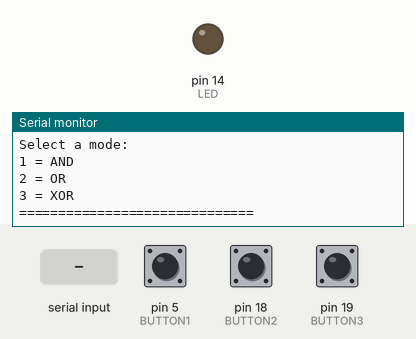
The sketch below on a simulated Arduino Uno, built with avr-gcc and run on an emulated ATmega328P. On the bench: output pins drawn as LEDs (lit = HIGH), the last lines printed to the serial monitor. Inputs (shaded band) come from the test bench; at power-on: pin 5 (BUTTON1) HIGH, pin 18 (BUTTON2) HIGH, pin 19 (BUTTON3) HIGH.

Above: at 1.2 s.
1.3 s: "90,45,200\n" received over Serial
At 2.2 s:
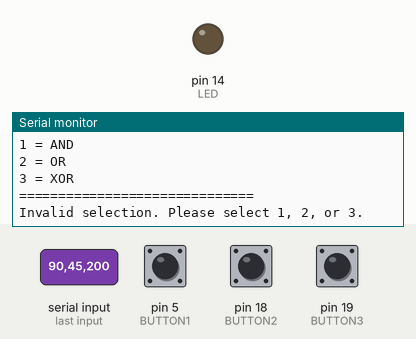
4.3 s: "1\n" received over Serial
At 6.1 s:
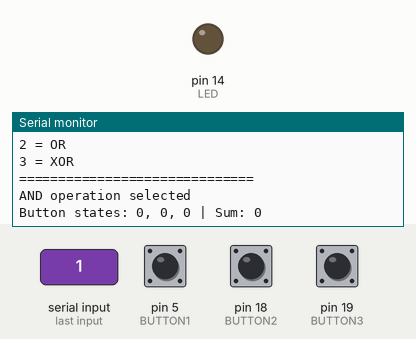
6.4 s: "3\n" received over Serial
At 7.12 s:
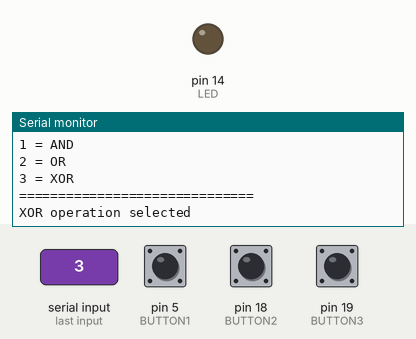

The sketch:

Bool.ino
```cpp
#define LED 14
#define BUTTON1 5
#define BUTTON2 18
#define BUTTON3 19

int sel = 0; // selector for boolean operation types

void setup() {
  pinMode(LED, OUTPUT);
  pinMode(BUTTON1, INPUT_PULLUP);
  pinMode(BUTTON2, INPUT_PULLUP);
  pinMode(BUTTON3, INPUT_PULLUP);
  digitalWrite(LED, LOW);
  Serial.begin(9600);

  // Print initial menu
  Serial.println("Select a mode:");
  Serial.println("1 = AND");
  Serial.println("2 = OR");
  Serial.println("3 = XOR");
  Serial.println("==============================");
}

int readButton(int pin) { // button read with debounce
  int state = digitalRead(pin);
  int stableState = state;
  int now = millis(); // read current time

  while (millis() - now < 50) { // 50ms debounce interval
    state = digitalRead(pin);
    if (state != stableState) { // reset debounce timer if state changes
      stableState = state;
      now = millis();
    }
  }
  return !stableState; // return the stable state
}

void loop() {
  int a = 0;
  int b = 0;
  int c = 0;
  int sum = 0; // declare for selection

  switch (sel) {
    case 1:
      Serial.println("AND operation selected");
      a = readButton(BUTTON1);
      b = readButton(BUTTON2);
      c = readButton(BUTTON3);
      sum = a+b+c;
      Serial.print("Button states: ");
      Serial.print(a);
      Serial.print(", ");
      Serial.print(b);
      Serial.print(", ");
      Serial.print(c);
      Serial.print(" | Sum: ");
      Serial.println(sum);
      if (sum==3) {
        digitalWrite(LED, HIGH);
      } else {
        digitalWrite(LED, LOW);
      }
      while (Serial.available() == 0) { // wait for next input
        // do nothing
      }
      sel = Serial.parseInt(); // update mode selection
      break;

    case 2:
      Serial.println("OR operation selected");
      a = readButton(BUTTON1);
      b = readButton(BUTTON2);
      c = readButton(BUTTON3);
      sum = a+b+c;
      Serial.print("Button states: ");
      Serial.print(a);
      Serial.print(", ");
      Serial.print(b);
      Serial.print(", ");
      Serial.print(c);
      Serial.print(" | Sum: ");
      Serial.println(sum);
      if (sum>0) {
        digitalWrite(LED, HIGH);
      } else {
        digitalWrite(LED,LOW);
      }
      while (Serial.available() == 0) { // wait for next input
        // do nothing
      }
      sel = Serial.parseInt(); // Update mode selection
      break;

    case 3:
      Serial.println("XOR operation selected");
      a = readButton(BUTTON1);
      b = readButton(BUTTON2);
      c = readButton(BUTTON3);
      sum = a+b+c;
      Serial.print("Button states: ");
      Serial.print(a);
      Serial.print(", ");
      Serial.print(b);
      Serial.print(", ");
      Serial.print(c);
      Serial.print(" | Sum: ");
      Serial.println(sum);
      if (sum%2==1) {
        digitalWrite(LED, HIGH);
      } else {
        digitalWrite(LED, LOW);
      }
      while (Serial.available() == 0) { // wait for next input
        // do nothing
      }
      sel = Serial.parseInt(); // Update mode selection
      break;

    case 0:
      Serial.println("Select a mode:");
      Serial.println("1 = AND");
      Serial.println("2 = OR");
      Serial.println("3 = XOR");
      Serial.println("==============================");
      while (Serial.available() == 0) { // Wait for input
        // do nothing
      }
      sel = Serial.parseInt(); // Update mode selection
      break;

    default:
      Serial.println("Invalid selection. Please select 1, 2, or 3.");
      sel = 0; // Reset sel to 0 if invalid selection is made
      break;
  }

  delay(500); // Small delay to avoid rapid printing
}
```

Measured:
- after the input at 1.3 s, the serial monitor: prints a new line after 0.50 s (image 1)
- after the input at 4.3 s, the serial monitor: prints a new line after 0.53 s (image 2)
- after the input at 6.4 s, the serial monitor: prints a new line after 0.59 s (image 3)
